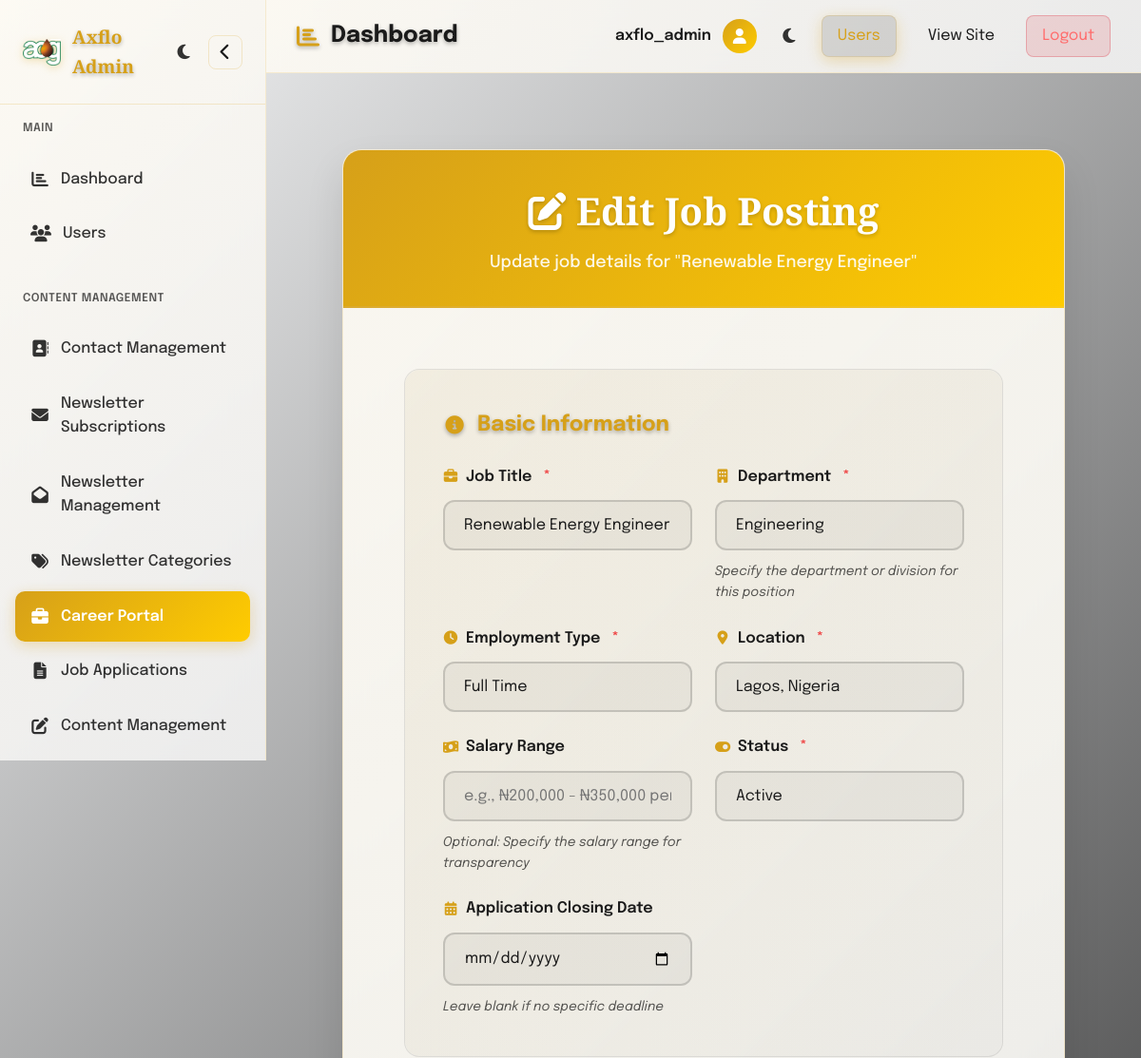
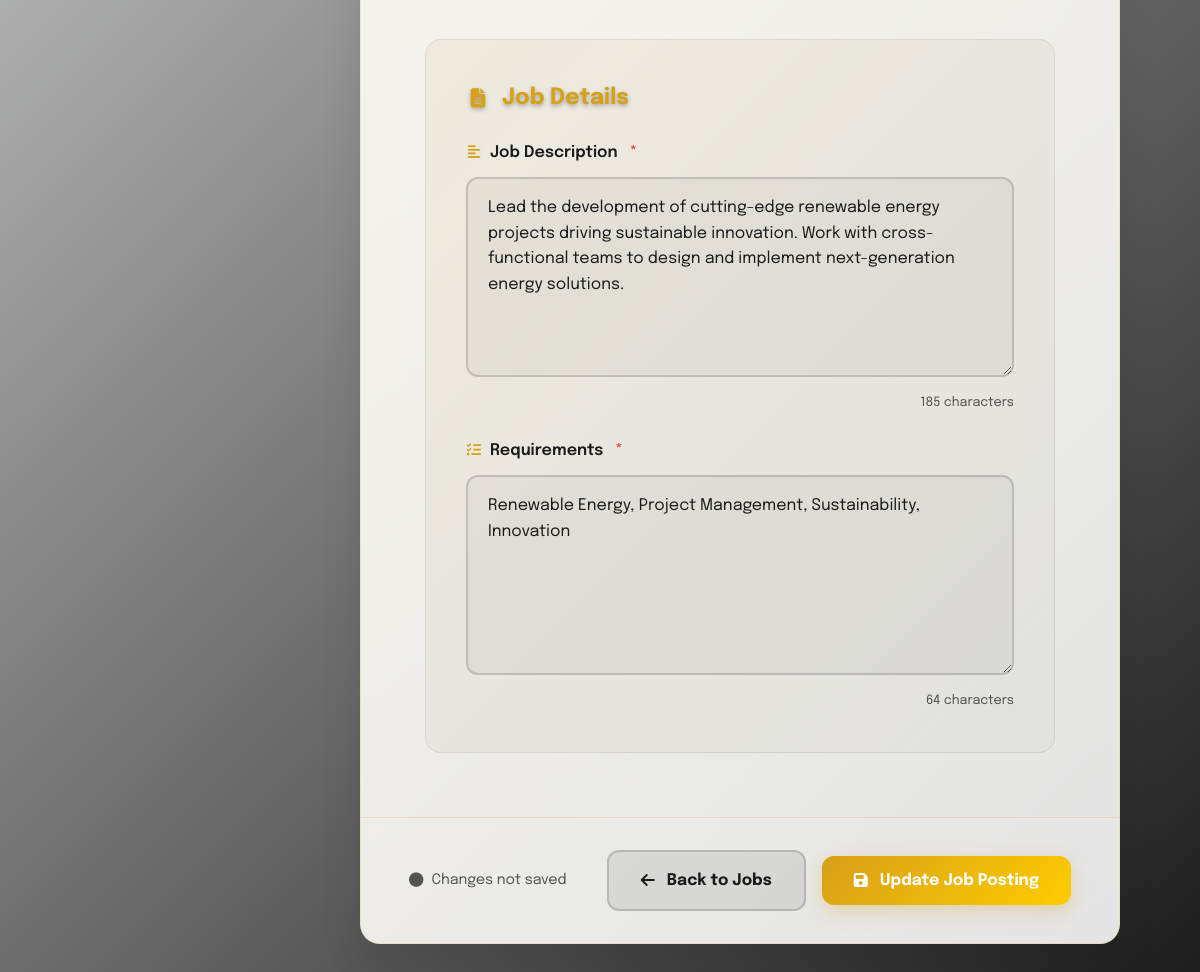
Page /admin-career-edit/2/ (signed in) on the committed database (2 pictures, top to bottom).
### axflo_app/models.py (models this page shows, shortened)
class JobPosting(models.Model):
    EMPLOYMENT_TYPE_CHOICES = [
        ('FULL_TIME', 'Full Time'),
        ('PART_TIME', 'Part Time'),
        ('CONTRACT', 'Contract'),
        ('INTERNSHIP', 'Internship'),
    ]
    STATUS_CHOICES = [
        ('ACTIVE', 'Active'),
        ('INACTIVE', 'Inactive'),
        ('CLOSED', 'Closed'),
    ]
    title = models.CharField(max_length=200)
    description = models.TextField()
    requirements = models.TextField()
    location = models.CharField(max_length=200)
    department = models.CharField(max_length=200)
    employment_type = models.CharField(max_length=20, choices=EMPLOYMENT_TYPE_CHOICES, default='FULL_TIME')
    salary_range = models.CharField(max_length=100, blank=True)
    status = models.CharField(max_length=20, choices=STATUS_CHOICES, default='ACTIVE')
    posted_date = models.DateTimeField(auto_now_add=True)
    closing_date = models.DateField(blank=True, null=True)
    class Meta:
        ordering = ['-posted_date']

### axflo_app/views.py (the view, shortened to what this page needs)
# urls.py: path('admin-career-edit/<int:job_id>/', views.admin_career_edit, name='admin_career_edit'),
def admin_career_edit(request, job_id):
    from django.http import HttpResponseRedirect, Http404
    from django.shortcuts import get_object_or_404
    if not request.user.is_authenticated:
        return HttpResponseRedirect('/admin-login/')
    if not (request.user.is_staff or request.user.is_superuser):
        return HttpResponseRedirect('/admin-login/')
    try:
        job = get_object_or_404(JobPosting, id=job_id)
    except Http404:
        messages.error(request, 'Job posting not found.')
        return HttpResponseRedirect('/admin-careers/')
    context = {
        'job': job,
        'employment_types': JobPosting.EMPLOYMENT_TYPE_CHOICES,
        'status_choices': JobPosting.STATUS_CHOICES,
    }
    return render(request, 'axflo_app/admin/career_edit.html', context)

### axflo_app/templates/axflo_app/admin/career_edit.html (shortened to what this page needs)
{% extends 'axflo_app/admin/admin_base.html' %}
{% load static %}
{% block content %}
<div class="career-form-container">
    <div class="career-form-card">
        <div class="career-form-header">
            <h1><i class="fas fa-edit"></i> Edit Job Posting</h1>
            <p class="subtitle">Update job details for "{{ job.title }}"</p>
        </div>
        <form method="post" class="career-form-body" id="careerForm">
            <div class="form-section">
                <h3 class="section-title"><i class="fas fa-info-circle"></i> Basic Information</h3>
                <div class="form-grid">
                    <div class="career-form-group">
                        <label for="title" class="required"><i class="fas fa-briefcase"></i> Job Title</label>
                        <input type="text" id="title" name="title" class="career-input" value="{{ job.title }}" required placeholder="Enter job title">
                    </div>
                    <div class="career-form-group">
                        <label for="department" class="required"><i class="fas fa-building"></i> Department</label>
                        <input type="text" id="department" name="department" class="career-input" value="{{ job.department }}" required placeholder="Enter department name (e.g., Engineering, Marketing, Operations)">
                        <div class="input-hint">Specify the department or division for this position</div>
                    </div>
                    <div class="career-form-group">
                        <label for="employment_type" class="required"><i class="fas fa-clock"></i> Employment Type</label>
                        <select id="employment_type" name="employment_type" class="career-select" required>
                            {% for type_code, type_name in employment_types %}
                            <option value="{{ type_code }}" {% if type_code == job.employment_type %}selected{% endif %}>
                                {{ type_name }}
                            </option>
                            {% endfor %}
                        </select>
                    </div>
                    <div class="career-form-group">
                        <label for="location" class="required"><i class="fas fa-map-marker-alt"></i> Location</label>
                        <input type="text" id="location" name="location" class="career-input" value="{{ job.location }}" required placeholder="e.g., Lagos, Nigeria">
                    </div>
                    <div class="career-form-group">
                        <label for="salary_range"><i class="fas fa-money-bill-wave"></i> Salary Range</label>
                        <input type="text" id="salary_range" name="salary_range" class="career-input" value="{{ job.salary_range }}" placeholder="e.g., ₦200,000 - ₦350,000 per month">
                        <div class="input-hint">Optional: Specify the salary range for transparency</div>
                    </div>
                    <div class="career-form-group">
                        <label for="status" class="required"><i class="fas fa-toggle-on"></i> Status</label>
                        <select id="status" name="status" class="career-select" required>
                            {% for status_code, status_name in status_choices %}
                            <option value="{{ status_code }}" {% if status_code == job.status %}selected{% endif %}>
                                {{ status_name }}
                            </option>
                            {% endfor %}
                        </select>
                    </div>
                    <div class="career-form-group">
                        <label for="closing_date"><i class="fas fa-calendar-alt"></i> Application Closing Date</label>
                        <input type="date" id="closing_date" name="closing_date" class="career-input"
                               value="{% if job.closing_date %}{{ job.closing_date|date:'Y-m-d' }}{% endif %}">
                        <div class="input-hint">Leave blank if no specific deadline</div>
                    </div>
                </div>
            </div>
            <div class="form-section">
                <h3 class="section-title"><i class="fas fa-file-alt"></i> Job Details</h3>
                <div class="form-grid single-column">
                    <div class="career-form-group">
                        <label for="description" class="required"><i class="fas fa-align-left"></i> Job Description</label>
                        <textarea id="description" name="description" class="career-textarea large" required placeholder="Describe the role, responsibilities, and what the successful candidate will be doing...">{{ job.description }}</textarea>
                        <div class="character-count" id="descriptionCount">0 characters</div>
                    </div>
                    <div class="career-form-group">
                        <label for="requirements" class="required"><i class="fas fa-list-check"></i> Requirements</label>
                        <textarea id="requirements" name="requirements" class="career-textarea large" required placeholder="List the qualifications, skills, and experience required for this position...">{{ job.requirements }}</textarea>
                        <div class="character-count" id="requirementsCount">0 characters</div>
                    </div>
                </div>
            </div>
        </form>
        <div class="career-form-actions">
            <div class="form-actions-left">
                <div class="save-indicator" id="saveIndicator">
                    <i class="fas fa-circle"></i>
                    <span>Changes not saved</span>
                </div>
            </div>
            <div class="form-actions-right">
                <a href="/admin-careers/" class="career-btn career-btn-secondary">
                    <i class="fas fa-arrow-left"></i>
                    Back to Jobs
                </a>
                <button type="submit" class="career-btn career-btn-primary" form="careerForm">
                    <i class="fas fa-save"></i>
                    Update Job Posting
                </button>
            </div>
        </div>
    </div>
</div>
{% endblock %}

### axflo_app/templates/axflo_app/admin/components/admin_header.html (shortened to what this page needs)
<header class="main-header">
    <div class="header-left">
        <h1 class="page-title">
            <i class="fas {{ page_icon|default:'fa-chart-bar' }} page-icon"></i>
            {{ page_title|default:'Dashboard' }}
        </h1>
    </div>
    <div class="header-right">
        <div class="user-info">
            <span class="user-name">{{ request.user.username|default:'Admin' }}</span>
            <div class="user-avatar">
                <i class="fas fa-user"></i>
            </div>
        </div>
        <button class="theme-toggle" id="themeToggle2">
            <i class="fas fa-moon"></i>
        </button>
        <nav class="admin-nav">
            <a href="/admin-users/" class="current">Users</a>
            <a href="/" target="_blank">View Site</a>
            <a href="/admin-logout/" class="logout-btn">Logout</a>
        </nav>
    </div>
</header>

### axflo_app/static/axflo_app/css/base.css (style rules this page uses)
:root { --primary-gold: #d6a019; --primary-gold-light: #ffcc00; --bg-dark: #0a0a0a; --bg-light: #fafafa; --bg-glass: rgba(255, 255, 255, 0.08); --bg-glass-hover: rgba(255, 255, 255, 0.12); --text-primary: #1a1a1a; --text-secondary: rgba(26, 26, 26, 0.7); --text-tertiary: rgba(26, 26, 26, 0.5); --text-dark: #000000; --text-white: #ffffff; --text-light-alpha: rgba(255, 255, 255, 0.9); --text-light-secondary: rgba(255, 255, 255, 0.7); --border-glass: rgba(214, 160, 25, 0.3); --shadow-primary: 0 20px 40px rgba(0, 0, 0, 0.1); --shadow-hover: 0 25px 50px rgba(0, 0, 0, 0.4); --blur-amount: 20px; --transition: all 0.6s cubic-bezier(0.25, 0.46, 0.45, 0.94); --transition-smooth: all 0.4s cubic-bezier(0.25, 0.46, 0.45, 0.94); --transition-bounce: all 0.6s cubic-bezier(0.68, -0.55, 0.265, 1.55); --background: rgb(214, 160, 25); --hover-color: #ffcc00; --primary-gradient: rgba(0, 0, 0, 0.8); --secondary-gradient: rgba(0, 0, 0, 1); --shadow-color: rgba(0, 0, 0, 0.3); --overlay-color: rgba(0, 0, 0, 0.5); --accent-glow: rgba(214, 160, 25, 0.3); --glass-border: rgba(214, 160, 25, 0.2); --news-section-bg: #141414; --card-bg: rgba(20, 20, 20, 0.6); --card-border: rgba(214, 160, 25, 0.15); --gradient-overlay: linear-gradient(135deg, rgba(214, 160, 25, 0.1) 0%, rgba(0, 0, 0, 0.3) 100%); --gradient-mesh: linear-gradient(135deg, rgba(214, 160, 25, 0.15) 0%, rgba(255, 204, 0, 0.08) 50%, rgba(0, 0, 0, 0.3) 100%); --footer-bg: rgb(214, 160, 25); --footer-text: #000; --footer-link-hover: rgb(214, 160, 25); --footer-border: #fff; }
* { margin: 0; padding: 0; box-sizing: border-box; }
body { font-family: 'Epilogue', sans-serif; line-height: 1.6; color: var(--text-primary); background: var(--bg-light); overflow-x: hidden; }

### rows in the picture
JobPosting: title "Renewable Energy Engineer", department "Engineering", employment_type "Full Time", location "Lagos, Nigeria", status "Active", description "Lead the development of cutting-edge renewable energy projects driving sustainable innovation. Work with cross-functional teams to design and implement next-generation energy solutions.", requirements "Renewable Energy, Project Management, Sustainability, Innovation"

### other values in the picture
{{ page_title|default:'Dashboard' }} "Dashboard"
{{ request.user.username|default:'Admin' }} "axflo_admin"
